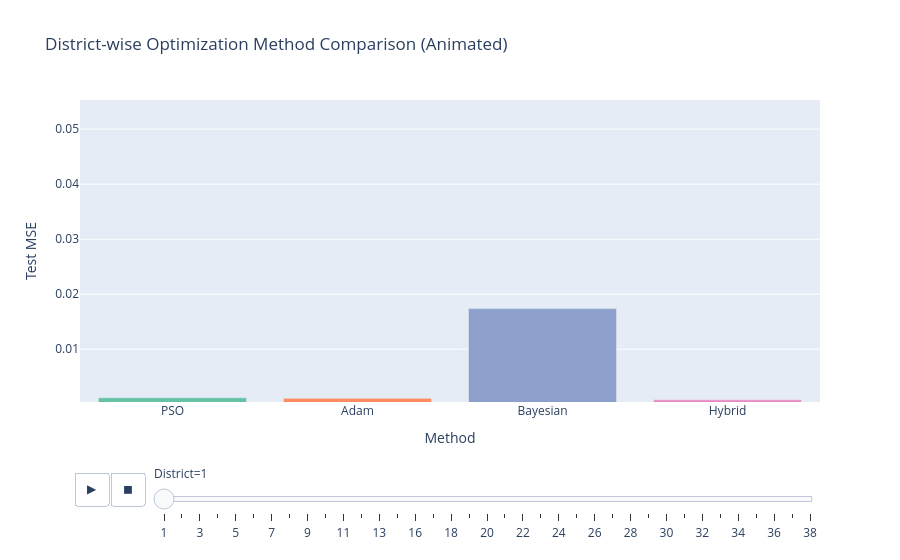

Source (notebook cell):
### Code cell
districts = sorted(df_all["District"].unique())

fig = px.bar(
    df_all,
    x="method",
    y="test_mse",
    color="method",
    animation_frame="District",
    animation_group="method",
    range_y=[df_all['test_mse'].min()*0.9, df_all['test_mse'].max()*1.05],
    labels={"test_mse": "Test MSE"},
    title="District-wise Optimization Method Comparison (Animated)",
    color_discrete_sequence=px.colors.qualitative.Set2
)
fig.update_layout(xaxis_title="Method", yaxis_title="Test MSE", showlegend=False)
fig.show()

### Figure 1 — Plotly figure (JSON) as saved in the notebook; plotly's stock layout.template omitted (floating-point values rounded to 4 significant figures)
{"data": [{"alignmentgroup": "True", "hovertemplate": "method=%{x}<br>District=1<br>Test MSE=%{y}<extra></extra>", "ids": ["PSO"], "legendgroup": "PSO", "marker": {"color": "rgb(102,194,165)", "pattern": {"shape": ""}}, "name": "PSO", "offsetgroup": "PSO", "orientation": "v", "showlegend": true, "textposition": "auto", "type": "bar", "x": ["PSO"], "xaxis": "x", "y": [0.001175], "yaxis": "y"}, {"alignmentgroup": "True", "hovertemplate": "method=%{x}<br>District=1<br>Test MSE=%{y}<extra></extra>", "ids": ["Adam"], "legendgroup": "Adam", "marker": {"color": "rgb(252,141,98)", "pattern": {"shape": ""}}, "name": "Adam", "offsetgroup": "Adam", "orientation": "v", "showlegend": true, "textposition": "auto", "type": "bar", "x": ["Adam"], "xaxis": "x", "y": [0.001071], "yaxis": "y"}, {"alignmentgroup": "True", "hovertemplate": "method=%{x}<br>District=1<br>Test MSE=%{y}<extra></extra>", "ids": ["Bayesian"], "legendgroup": "Bayesian", "marker": {"color": "rgb(141,160,203)", "pattern": {"shape": ""}}, "name": "Bayesian", "offsetgroup": "Bayesian", "orientation": "v", "showlegend": true, "textposition": "auto", "type": "bar", "x": ["Bayesian"], "xaxis": "x", "y": [0.01738], "yaxis": "y"}, {"alignmentgroup": "True", "hovertemplate": "method=%{x}<br>District=1<br>Test MSE=%{y}<extra></extra>", "ids": ["Hybrid"], "legendgroup": "Hybrid", "marker": {"color": "rgb(231,138,195)", "pattern": {"shape": ""}}, "name": "Hybrid", "offsetgroup": "Hybrid", "orientation": "v", "showlegend": true, "textposition": "auto", "type": "bar", "x": ["Hybrid"], "xaxis": "x", "y": [0.000796], "yaxis": "y"}], "layout": {"barmode": "relative", "legend": {"title": {"text": "method"}, "tracegroupgap": 0}, "showlegend": false, "sliders": [{"active": 0, "currentvalue": {"prefix": "District="}, "len": 0.9, "pad": {"b": 10, "t": 60}, "steps": [{"args": [["1"], {"frame": {"duration": 0, "redraw": true}, "fromcurrent": true, "mode": "immediate", "transition": {"duration": 0, "easing": "linear"}}], "label": "1", "method": "animate"}, {"args": [["2"], {"frame": {"duration": 0, "redraw": true}, "fromcurrent": true, "mode": "immediate", "transition": {"duration": 0, "easing": "linear"}}], "label": "2", "method": "animate"}, {"args": [["3"], {"frame": {"duration": 0, "redraw": true}, "fromcurrent": true, "mode": "immediate", "transition": {"duration": 0, "easing": "linear"}}], "label": "3", "method": "animate"}, {"args": [["4"], {"frame": {"duration": 0, "redraw": true}, "fromcurrent": true, "mode": "immediate", "transition": {"duration": 0, "easing": "linear"}}], "label": "4", "method": "animate"}, {"args": [["5"], {"frame": {"duration": 0, "redraw": true}, "fromcurrent": true, "mode": "immediate", "transition": {"duration": 0, "easing": "linear"}}], "label": "5", "method": "animate"}, {"args": [["6"], {"frame": {"duration": 0, "redraw": true}, "fromcurrent": true, "mode": "immediate", "transition": {"duration": 0, "easing": "linear"}}], "label": "6", "method": "animate"}, {"args": [["7"], {"frame": {"duration": 0, "redraw": true}, "fromcurrent": true, "mode": "immediate", "transition": {"duration": 0, "easing": "linear"}}], "label": "7", "method": "animate"}, {"args": [["8"], {"frame": {"duration": 0, "redraw": true}, "fromcurrent": true, "mode": "immediate", "transition": {"duration": 0, "easing": "linear"}}], "label": "8", "method": "animate"}, {"args": [["9"], {"frame": {"duration": 0, "redraw": true}, "fromcurrent": true, "mode": "immediate", "transition": {"duration": 0, "easing": "linear"}}], "label": "9", "method": "animate"}, {"args": [["10"], {"frame": {"duration": 0, "redraw": true}, "fromcurrent": true, "mode": "immediate", "transition": {"duration": 0, "easing": "linear"}}], "label": "10", "method": "animate"}, {"args": [["11"], {"frame": {"duration": 0, "redraw": true}, "fromcurrent": true, "mode": "immediate", "transition": {"duration": 0, "easing": "linear"}}], "label": "11", "method": "animate"}, {"args": [["12"], {"frame": {"duration": 0, "redraw": true}, "fromcurrent": true, "mode": "immediate", "transition": {"duration": 0, "easing": "linear"}}], "label": "12", "method": "animate"}, {"args": [["13"], {"frame": {"duration": 0, "redraw": true}, "fromcurrent": true, "mode": "immediate", "transition": {"duration": 0, "easing": "linear"}}], "label": "13", "method": "animate"}, {"args": [["15"], {"frame": {"duration": 0, "redraw": true}, "fromcurrent": true, "mode": "immediate", "transition": {"duration": 0, "easing": "linear"}}], "label": "15", "method": "animate"}, {"args": [["16"], {"frame": {"duration": 0, "redraw": true}, "fromcurrent": true, "mode": "immediate", "transition": {"duration": 0, "easing": "linear"}}], "label": "16", "method": "animate"}, {"args": [["17"], {"frame": {"duration": 0, "redraw": true}, "fromcurrent": true, "mode": "immediate", "transition": {"duration": 0, "easing": "linear"}}], "label": "17", "method": "animate"}, {"args": [["18"], {"frame": {"duration": 0, "redraw": true}, "fromcurrent": true, "mode": "immediate", "transition": {"duration": 0, "easing": "linear"}}], "label": "18", "method": "animate"}, {"args": [["19"], {"frame": {"duration": 0, "redraw": true}, "fromcurrent": true, "mode": "immediate", "transition": {"duration": 0, "easing": "linear"}}], "label": "19", "method": "animate"}, {"args": [["20"], {"frame": {"duration": 0, "redraw": true}, "fromcurrent": true, "mode": "immediate", "transition": {"duration": 0, "easing": "linear"}}], "label": "20", "method": "animate"}, {"args": [["21"], {"frame": {"duration": 0, "redraw": true}, "fromcurrent": true, "mode": "immediate", "transition": {"duration": 0, "easing": "linear"}}], "label": "21", "method": "animate"}, {"args": [["22"], {"frame": {"duration": 0, "redraw": true}, "fromcurrent": true, "mode": "immediate", "transition": {"duration": 0, "easing": "linear"}}], "label": "22", "method": "animate"}, {"args": [["23"], {"frame": {"duration": 0, "redraw": true}, "fromcurrent": true, "mode": "immediate", "transition": {"duration": 0, "easing": "linear"}}], "label": "23", "method": "animate"}, {"args": [["24"], {"frame": {"duration": 0, "redraw": true}, "fromcurrent": true, "mode": "immediate", "transition": {"duration": 0, "easing": "linear"}}], "label": "24", "method": "animate"}, {"args": [["25"], {"frame": {"duration": 0, "redraw": true}, "fromcurrent": true, "mode": "immediate", "transition": {"duration": 0, "easing": "linear"}}], "label": "25", "method": "animate"}, {"args": [["26"], {"frame": {"duration": 0, "redraw": true}, "fromcurrent": true, "mode": "immediate", "transition": {"duration": 0, "easing": "linear"}}], "label": "26", "method": "animate"}, {"args": [["27"], {"frame": {"duration": 0, "redraw": true}, "fromcurrent": true, "mode": "immediate", "transition": {"duration": 0, "easing": "linear"}}], "label": "27", "method": "animate"}, {"args": [["28"], {"frame": {"duration": 0, "redraw": true}, "fromcurrent": true, "mode": "immediate", "transition": {"duration": 0, "easing": "linear"}}], "label": "28", "method": "animate"}, {"args": [["29"], {"frame": {"duration": 0, "redraw": true}, "fromcurrent": true, "mode": "immediate", "transition": {"duration": 0, "easing": "linear"}}], "label": "29", "method": "animate"}, {"args": [["30"], {"frame": {"duration": 0, "redraw": true}, "fromcurrent": true, "mode": "immediate", "transition": {"duration": 0, "easing": "linear"}}], "label": "30", "method": "animate"}, {"args": [["31"], {"frame": {"duration": 0, "redraw": true}, "fromcurrent": true, "mode": "immediate", "transition": {"duration": 0, "easing": "linear"}}], "label": "31", "method": "animate"}, {"args": [["32"], {"frame": {"duration": 0, "redraw": true}, "fromcurrent": true, "mode": "immediate", "transition": {"duration": 0, "easing": "linear"}}], "label": "32", "method": "animate"}, {"args": [["33"], {"frame": {"duration": 0, "redraw": true}, "fromcurrent": true, "mode": "immediate", "transition": {"duration": 0, "easing": "linear"}}], "label": "33", "method": "animate"}, {"args": [["34"], {"frame": {"duration": 0, "redraw": true}, "fromcurrent": true, "mode": "immediate", "transition": {"duration": 0, "easing": "linear"}}], "label": "34", "method": "animate"}, {"args": [["35"], {"frame": {"duration": 0, "redraw": true}, "fromcurrent": true, "mode": "immediate", "transition": {"duration": 0, "easing": "linear"}}], "label": "35", "method": "animate"}, {"args": [["36"], {"frame": {"duration": 0, "redraw": true}, "fromcurrent": true, "mode": "immediate", "transition": {"duration": 0, "easing": "linear"}}], "label": "36", "method": "animate"}, {"args": [["37"], {"frame": {"duration": 0, "redraw": true}, "fromcurrent": true, "mode": "immediate", "transition": {"duration": 0, "easing": "linear"}}], "label": "37", "method": "animate"}, {"args": [["38"], {"frame": {"duration": 0, "redraw": true}, "fromcurrent": true, "mode": "immediate", "transition": {"duration": 0, "easing": "linear"}}], "label": "38", "method": "animate"}], "x": 0.1, "xanchor": "left", "y": 0, "yanchor": "top"}], "title": {"text": "District-wise Optimization Method Comparison (Animated)"}, "updatemenus": [{"buttons": [{"args": [null, {"frame": {"duration": 500, "redraw": true}, "fromcurrent": true, "mode": "immediate", "transition": {"duration": 500, "easing": "linear"}}], "label": "&#9654;", "method": "animate"}, {"args": [[null], {"frame": {"duration": 0, "redraw": true}, "fromcurrent": true, "mode": "immediate", "transition": {"duration": 0, "easing": "linear"}}], "label": "&#9724;", "method": "animate"}], "direction": "left", "pad": {"r": 10, "t": 70}, "showactive": false, "type": "buttons", "x": 0.1, "xanchor": "right", "y": 0, "yanchor": "top"}], "xaxis": {"anchor": "y", "categoryarray": ["PSO", "Adam", "Bayesian", "Hybrid"], "categoryorder": "array", "domain": [0, 1], "title": {"text": "Method"}}, "yaxis": {"anchor": "x", "domain": [0, 1], "range": [0.0004036, 0.0553], "title": {"text": "Test MSE"}}}}
